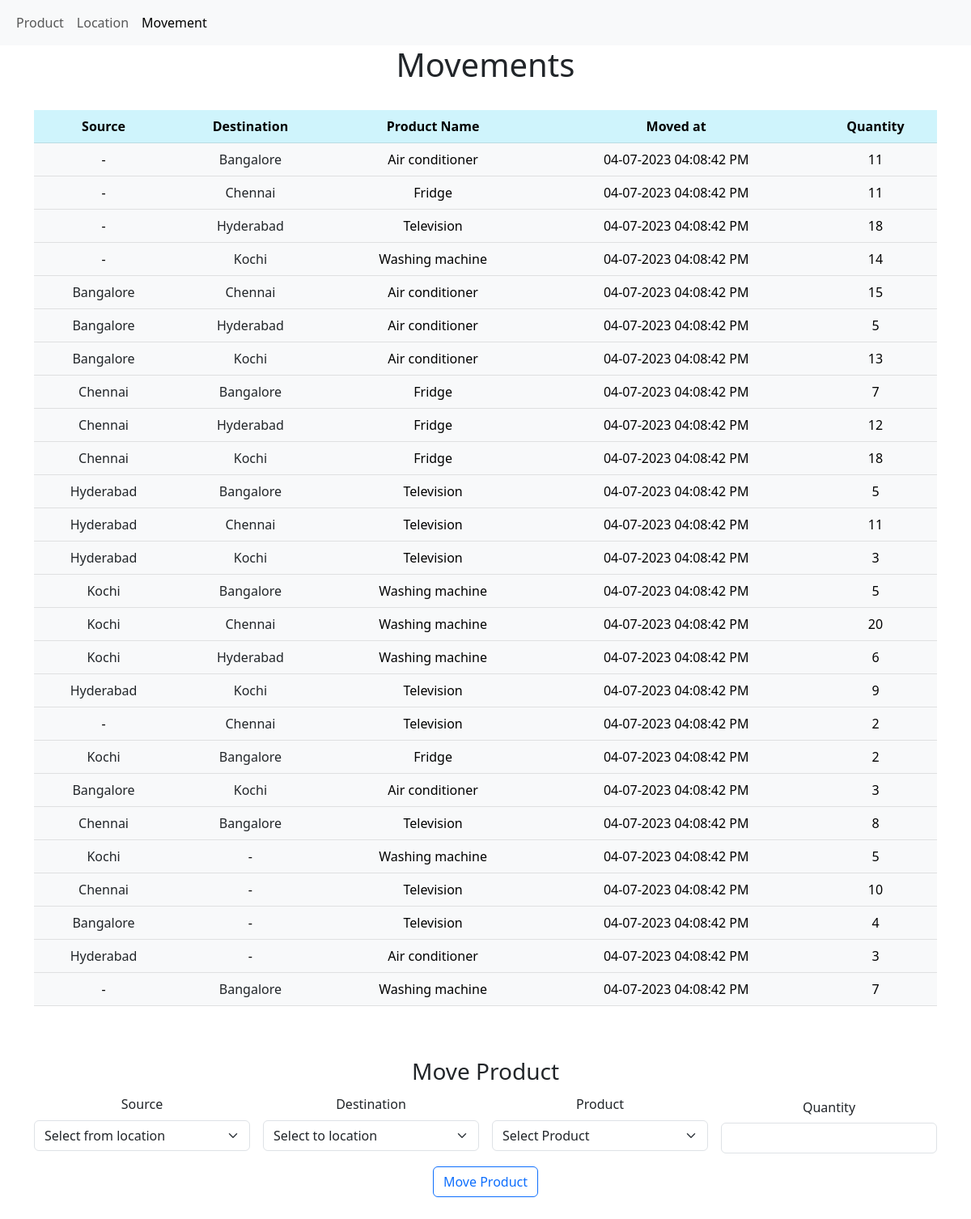
The page /Add/Edit/ViewProductMovement/ on the database as committed earlier.
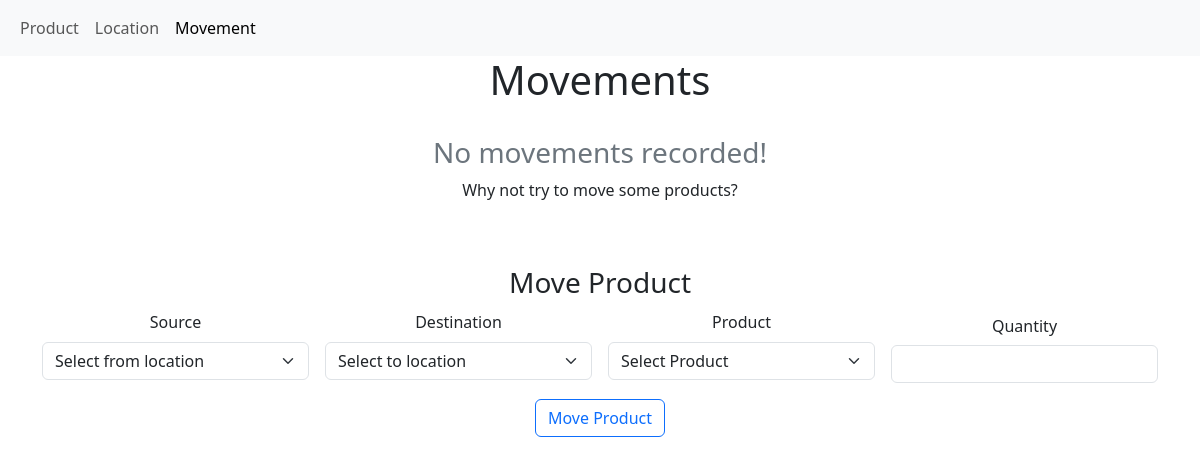
The same page on the database as committed later.
### core/models.py (models this page shows, shortened)
class ProductMovement(db.Model):
    movement_id = db.Column(db.Integer, primary_key=True)
    timestamp = db.Column(db.DateTime, default=datetime.now())
    from_location_id = db.Column(db.Integer, db.ForeignKey("location.location_id"))
    to_location_id = db.Column(db.Integer, db.ForeignKey("location.location_id"))
    product_id = db.Column(db.Integer, db.ForeignKey("product.product_id"))
    quantity = db.Column(db.Integer, nullable=False)
    product = db.relationship("Product", foreign_keys=[product_id])
    from_location = db.relationship("Location", foreign_keys=[from_location_id])
    to_location = db.relationship("Location", foreign_keys=[to_location_id])

class Location(db.Model):
    location_id = db.Column(db.Integer, primary_key=True)
    name = db.Column(db.String(30), unique=True, nullable=False)

class Product(db.Model):
    product_id = db.Column(db.Integer, primary_key=True)
    name = db.Column(db.String(30), unique=True, nullable=False)

### core/routes.py (the view, shortened to what this page needs)
@app.route("/Add/Edit/ViewProductMovement/", methods=["GET", "POST"])
def movement():
    movements = ProductMovement.query.order_by(ProductMovement.timestamp.asc()).all()
    products = Product.query.order_by(Product.name).all()
    locations = Location.query.order_by(Location.name).all()
    context = {"movements": movements, "products": products, "locations": locations}
    return render_template("movement.html", context=context)

### core/templates/movement.html (shortened to what this page needs)
{% extends 'base.html' %}
{% block movement_nav %} active {% endblock %}
{% block content %}
<div class="container-fluid text-center">
  <h1>Movements</h1>
  <br />
  <div class="container-sm">
    {% if context.movements %}
    <table class="table table-info table-hover">
      <thead>
        <tr>
          <th scope="col">Source</th>
          <th scope="col">Destination</th>
          <th scope="col">Product Name</th>
          <th scope="col">Moved at</th>
          <th scope="col">Quantity</th>
        </tr>
      </thead>
      <tbody>
        {% for movement in context.movements %}
        <tr class="table-light">
          {% if movement.from_location %}
          <td>
            <a
              class="link-dark link-offset-2 link-underline link-underline-opacity-0"
              href="{{ url_for('warehouse') + '?location=' + movement.from_location.name}}"
            >
              {{movement.from_location.name}}</a
            >
          </td>
          {% else %}
          <td>-</td>
          {% endif %}
          {% if movement.to_location %}
          <td>
            <a
              class="link-dark link-offset-2 link-underline link-underline-opacity-0"
              href="{{ url_for('warehouse') + '?location=' + movement.to_location.name}}"
            >
              {{movement.to_location.name}}</a
            >
          </td>
          {% else %}
          <td>-</td>
          {% endif %}
          <td>{{movement.product.name}}</td>
          <td>{{movement.timestamp.strftime("%d-%m-%Y %I:%M:%S %p")}}</td>
          <td>{{movement.quantity}}</td>
        </tr>
        {% endfor %}
      </tbody>
    </table>
    {% else %}
    <h3 class="text-secondary">No movements recorded!</h3>
    <p>Why not try to move some products?</p>
    {% endif %}
    <br /><br />
    <h3>Move Product</h3>
    <form
      action="/Add/Edit/ViewProductMovement/"
      method="post"
      onsubmit="return validateForm()"
    >
      <div class="row g-3 align-items-center">
        <div class="col-md-3">
          <div class="col-auto">
            <label for="from_location" class="form-label">Source</label>
          </div>
          <div class="col-auto">
            <select
              name="from_location"
              id="from_location"
              class="form-select"
              required
            >
              <option value="">Select from location</option>
            </select>
          </div>
        </div>
        <div class="col-md-3">
          <div class="col-auto">
            <label for="to_location" class="form-label">Destination</label>
          </div>
          <div class="col-auto">
            <select
              name="to_location"
              id="to_location"
              class="form-select"
              required
            >
              <option value="">Select to location</option>
            </select>
          </div>
        </div>
        <div class="col-md-3">
          <div class="col-auto">
            <label for="product" class="form-label">Product</label>
          </div>
          <div class="col-auto">
            <select name="product" class="form-select" required>
              <option value="">Select Product</option>
            </select>
          </div>
        </div>
        <div class="col-md-3">
          <div class="col-auto">
            <label for="quantity" class="col-form-label">Quantity</label>
          </div>
          <div class="col-auto">
            <input
              type="number"
              name="quantity"
              class="form-control"
              min="1"
              required
            />
          </div>
        </div>
        <div class="col-md-12">
          <button type="submit" class="btn btn-outline-primary">
            Move Product
          </button>
        </div>
      </div>
    </form>
  </div>
</div>
<br /><br />
{% endblock %}

Rows that differ between the two databases and show on the page:
removed ProductMovement: to_location.name "Bangalore", product.name "Air conditioner", timestamp "04-07-2023 04:08:42 PM", quantity "11"
removed ProductMovement: to_location.name "Chennai", product.name "Fridge", timestamp "04-07-2023 04:08:42 PM", quantity "11"
removed ProductMovement: to_location.name "Hyderabad", product.name "Television", timestamp "04-07-2023 04:08:42 PM", quantity "18"
removed ProductMovement: to_location.name "Kochi", product.name "Washing machine", timestamp "04-07-2023 04:08:42 PM", quantity "14"
removed ProductMovement: from_location.name "Bangalore", to_location.name "Chennai", product.name "Air conditioner", timestamp "04-07-2023 04:08:42 PM", quantity "15"
removed ProductMovement: from_location.name "Bangalore", to_location.name "Hyderabad", product.name "Air conditioner", timestamp "04-07-2023 04:08:42 PM", quantity "5"
removed ProductMovement: from_location.name "Bangalore", to_location.name "Kochi", product.name "Air conditioner", timestamp "04-07-2023 04:08:42 PM", quantity "13"
removed ProductMovement: from_location.name "Chennai", to_location.name "Bangalore", product.name "Fridge", timestamp "04-07-2023 04:08:42 PM", quantity "7"
removed ProductMovement: from_location.name "Chennai", to_location.name "Hyderabad", product.name "Fridge", timestamp "04-07-2023 04:08:42 PM", quantity "12"
removed ProductMovement: from_location.name "Chennai", to_location.name "Kochi", product.name "Fridge", timestamp "04-07-2023 04:08:42 PM", quantity "18"
removed ProductMovement: from_location.name "Hyderabad", to_location.name "Bangalore", product.name "Television", timestamp "04-07-2023 04:08:42 PM", quantity "5"
removed ProductMovement: from_location.name "Hyderabad", to_location.name "Chennai", product.name "Television", timestamp "04-07-2023 04:08:42 PM", quantity "11"
removed ProductMovement: from_location.name "Hyderabad", to_location.name "Kochi", product.name "Television", timestamp "04-07-2023 04:08:42 PM", quantity "3"
removed ProductMovement: from_location.name "Kochi", to_location.name "Bangalore", product.name "Washing machine", timestamp "04-07-2023 04:08:42 PM", quantity "5"
removed ProductMovement: from_location.name "Kochi", to_location.name "Chennai", product.name "Washing machine", timestamp "04-07-2023 04:08:42 PM", quantity "20"
removed ProductMovement: from_location.name "Kochi", to_location.name "Hyderabad", product.name "Washing machine", timestamp "04-07-2023 04:08:42 PM", quantity "6"
removed ProductMovement: from_location.name "Hyderabad", to_location.name "Kochi", product.name "Television", timestamp "04-07-2023 04:08:42 PM", quantity "9"
removed ProductMovement: to_location.name "Chennai", product.name "Television", timestamp "04-07-2023 04:08:42 PM", quantity "2"
removed ProductMovement: from_location.name "Kochi", to_location.name "Bangalore", product.name "Fridge", timestamp "04-07-2023 04:08:42 PM", quantity "2"
removed ProductMovement: from_location.name "Bangalore", to_location.name "Kochi", product.name "Air conditioner", timestamp "04-07-2023 04:08:42 PM", quantity "3"
removed ProductMovement: from_location.name "Chennai", to_location.name "Bangalore", product.name "Television", timestamp "04-07-2023 04:08:42 PM", quantity "8"
removed ProductMovement: from_location.name "Kochi", product.name "Washing machine", timestamp "04-07-2023 04:08:42 PM", quantity "5"
removed ProductMovement: from_location.name "Chennai", product.name "Television", timestamp "04-07-2023 04:08:42 PM", quantity "10"
removed ProductMovement: from_location.name "Bangalore", product.name "Television", timestamp "04-07-2023 04:08:42 PM", quantity "4"
removed ProductMovement: from_location.name "Hyderabad", product.name "Air conditioner", timestamp "04-07-2023 04:08:42 PM", quantity "3"
removed ProductMovement: to_location.name "Bangalore", product.name "Washing machine", timestamp "04-07-2023 04:08:42 PM", quantity "7"
Other text that changed with them:
text no longer shown: "Source Destination Product Name Moved at Quantity"
text now shown: "No movements recorded! Why not try to move some products?"
